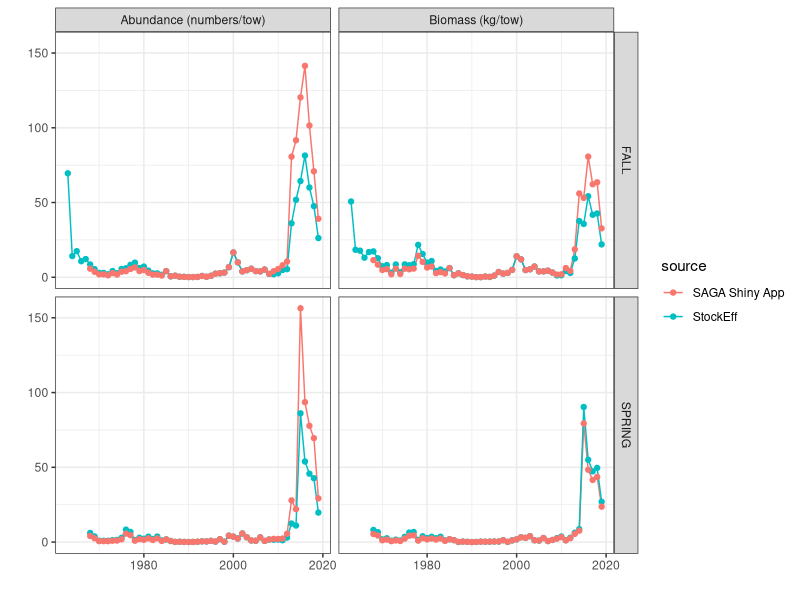
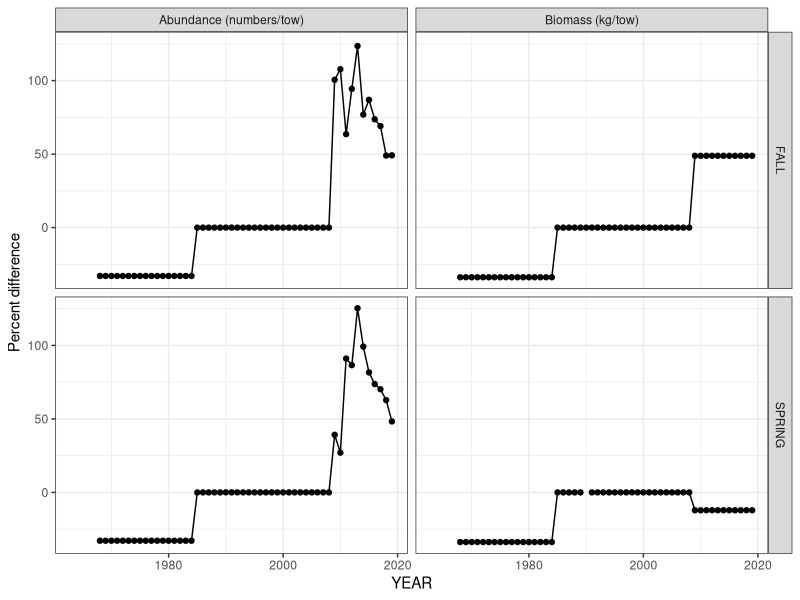

Source code (R) for these figures, in order:
# This script compares the indices from the SAGA shiny app to
# the same indices in StockEff for GOM haddock.
# Initial comparison is without the measured-swept-area adjustment.
library(dplyr)
library(tidyr)
library(ggplot2)

# Load GOM haddock StockEff stratified mean indices (numbers and biomass)
stockeff_indices <- 
  read.csv("./compare_saga_to_stockeff/ADIOS_SV_164744_GOM_NONE_strat_mean.csv") %>%
  select(YEAR, SEASON, INDEX_TYPE, INDEX, LOWER_90_CI, UPPER_90_CI) %>%
  mutate(source = "StockEff")

saga_indices_SPRING <- 
  read.csv("./compare_saga_to_stockeff/HADDOCK_SPRING_2_96_.csv", skip = 1, nrows = 52) %>%
  select(Year, Num, VarNum) %>%
  mutate(INDEX_TYPE = "Abundance (numbers/tow)") %>%
  rename(YEAR = Year, INDEX = Num, Var = VarNum) %>%
  rbind({read.csv("./compare_saga_to_stockeff/HADDOCK_SPRING_2_96_.csv", skip = 1, nrows = 52) %>%
         select(Year, Wt, VarWt) %>%
         mutate(INDEX_TYPE = "Biomass (kg/tow)") %>%
         rename(YEAR = Year, INDEX = Wt, Var = VarWt)}) %>%
  mutate(`LOWER_90_CI` = INDEX - 1.645*Var,
         `UPPER_90_CI` = INDEX + 1.645*Var,
         SEASON = "SPRING") %>%
  select(YEAR, SEASON, INDEX_TYPE, INDEX, LOWER_90_CI, UPPER_90_CI) %>%
  mutate(source = "SAGA Shiny App")

saga_indices_FALL <- 
  read.csv("./compare_saga_to_stockeff/HADDOCK_FALL_2_96_.csv", skip = 1, nrows = 52) %>%
  select(Year, Num, VarNum) %>%
  mutate(INDEX_TYPE = "Abundance (numbers/tow)") %>%
  rename(YEAR = Year, INDEX = Num, Var = VarNum) %>%
  rbind({read.csv("./compare_saga_to_stockeff/HADDOCK_FALL_2_96_.csv", skip = 1, nrows = 52) %>%
      select(Year, Wt, VarWt) %>%
      mutate(INDEX_TYPE = "Biomass (kg/tow)") %>%
      rename(YEAR = Year, INDEX = Wt, Var = VarWt)}) %>%
  mutate(LOWER_90_CI = INDEX - 1.645*Var,
         UPPER_90_CI = INDEX + 1.645*Var,
         SEASON = "FALL") %>%
  select(YEAR, SEASON, INDEX_TYPE, INDEX, LOWER_90_CI, UPPER_90_CI) %>%
  mutate(source = "SAGA Shiny App")
  
         
both_indices <- rbind(stockeff_indices, saga_indices_SPRING, saga_indices_FALL)

# Plot both indices together
ggplot(both_indices, aes(x = YEAR, y = INDEX, color = source)) +
  geom_line() +
  geom_point() +
  facet_grid(SEASON ~ INDEX_TYPE) +
  theme_bw() +
  ylab("") +
  xlab("")

# Plot percent differences in indices
pc_diff <-
  both_indices %>%
  select(-LOWER_90_CI, -UPPER_90_CI) %>%
  spread(source, INDEX) %>%
  mutate(`Percent difference` = 100 * (`SAGA Shiny App` - StockEff)/StockEff)

ggplot(pc_diff, aes(x = YEAR, y = `Percent difference`)) +
  geom_line() +
  geom_point() +
  facet_grid(SEASON ~ INDEX_TYPE) +
  theme_bw()



